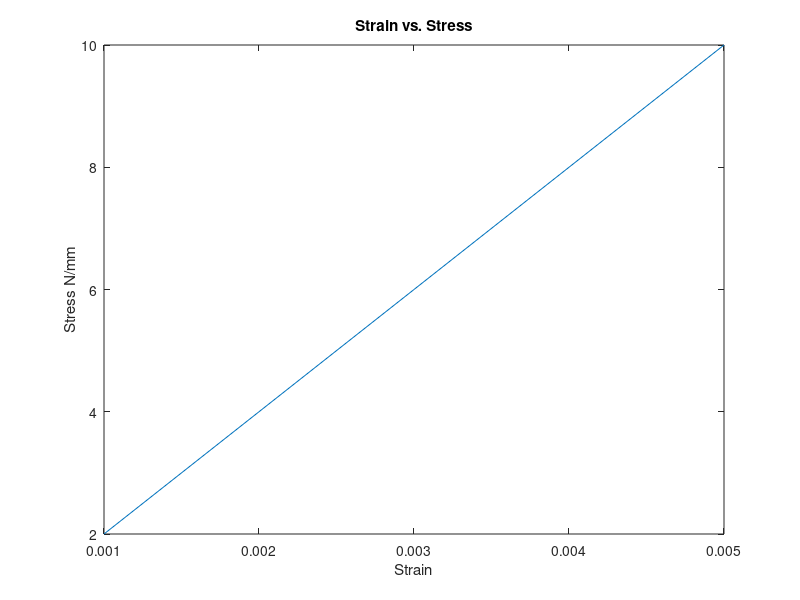

Reproduce this figure in MATLAB.
Force = [100,200,300,400,500]; %Force Vector In Newtons

crossSectionArea = 50; %Area in square milimeters

displacement = [.1, .2, .3, .4, .5]; %Displacement in milimeters

originalLength = 100; %length in milimeters

stress = Force/crossSectionArea;    %defining and displaying stress
stress

strain = displacement/originalLength;   %defining and displaying strain
strain
plot(strain,stress)   %Plotting the stress-strain curve
xlabel('Strain')    %Labeling the X axis
ylabel('Stress N/mm')   %Labeling the Y axis
title('Strain vs. Stress')   %Adding the title of the plot